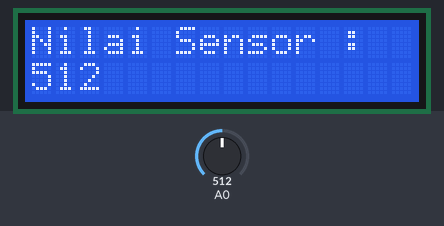
The sketch below on a simulated Arduino Uno, built for the host (arithmetic inside an expression is 32-bit, double 64-bit). On the bench: 16×2 character LCD. The inputs (shaded band) are chosen by the test bench; at power-on: A0 = 512. What the sketch prints to the serial monitor is not drawn.

Above: at 5.6 s.
5.7 s: A0 set to 991
8.7 s: A0 set to 1006
At 11.4 s:
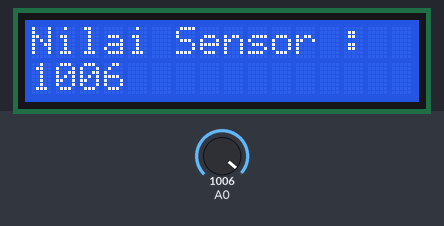
Timing chart, 0 to 12.9 s (numbered marks = the images above; inputs shaded):
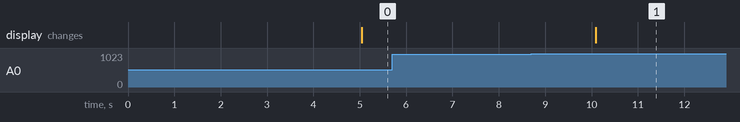

The sketch:

16-11-21_STM32_LCD_Flame_Millis__.ino
```cpp
#include <LiquidCrystal_I2C.h>

// Inisialisasi Pin STM32
int pinSensorFlame = PA0;

// Inisialisasi variable
unsigned long interval = 5000;
unsigned long waktuLampau = 0;

LiquidCrystal_I2C lcd(0x27, 16, 2);

void setup() {
  Serial.begin(9600);
  lcd.begin();

  // Deklarasi pin Arduino sebagai Input/Output
  pinMode(pinSensorFlame, INPUT);
}

void loop() {
  // Membaca nilai sensor flame
  int bacaSensorFlame = analogRead(pinSensorFlame);
  unsigned long waktuSekarang = millis();
  // Logika dengan millis()
  if((waktuSekarang - waktuLampau) >= interval){
    cleanLCD(1);
    lcd.setCursor(0, 0);
    lcd.print("Nilai Sensor :");
    lcd.setCursor(0, 1);
    lcd.print(bacaSensorFlame);
    waktuLampau = millis();
  }
  // Menampilkan nilai sensor pada Serial Monitor
  Serial.println("Nilai Sensor : " + String(bacaSensorFlame));
}

// Fungsi untuk membersihkan layar pada baris spesifik
void cleanLCD(int row){
  lcd.setCursor(0, row);
  lcd.print("                ");
}
```

Measured:
- after the input at 5.7 s, every drawn part: stays the same
- after the input at 8.7 s, the display: changes after 1.4 s (image 1)
